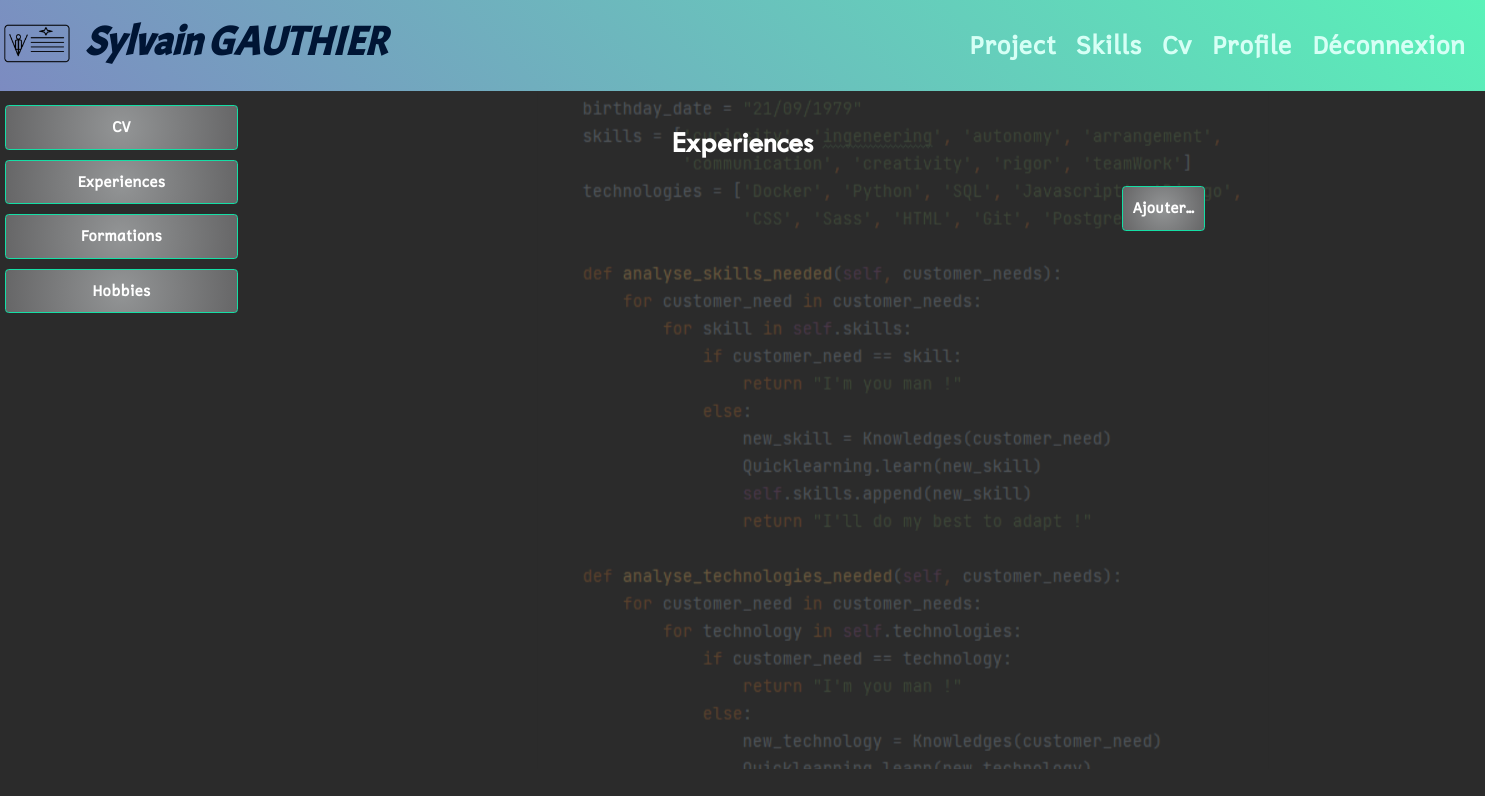
/cv/experience/ (signed in), run on an earlier commit of the app's database.
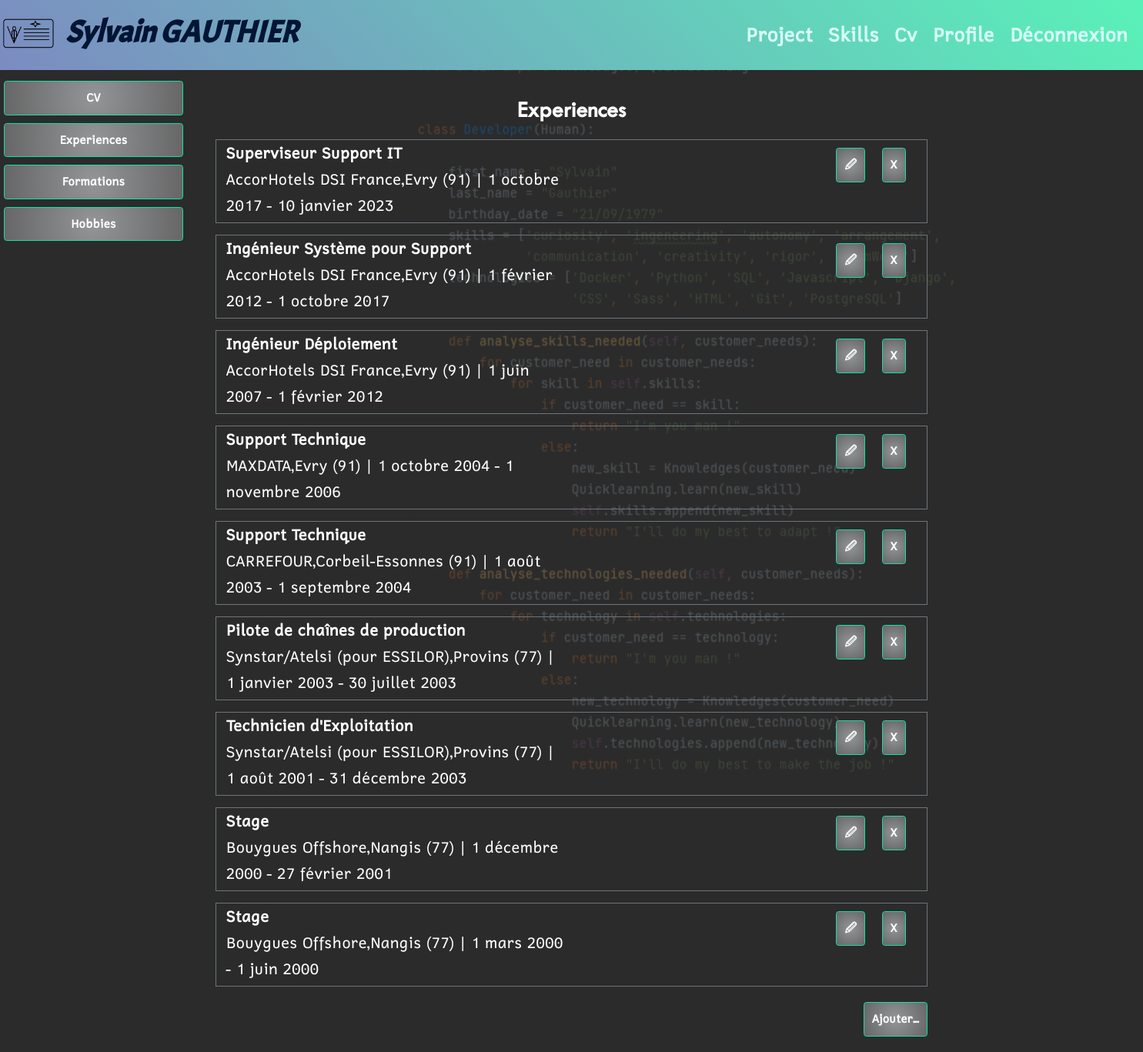
And on a later commit of the database.
### users/models/customuser.py (models this page shows, shortened)
class CustomUser(AbstractUser):
    first_name = models.CharField(
        max_length=25,
        verbose_name='First name',
        blank=True
    )
    last_name = models.CharField(
        max_length=25,
        verbose_name='Last name'
    )
    email = models.EmailField(
        max_length=100,
        verbose_name='Email',
        unique=True
    )
    phone_number_regex = RegexValidator(
        regex='(0|\\+33|0033)[1-9][0-9]{8}'
    )
    phone = models.CharField(
        max_length=20,
        verbose_name='Phone',
        blank=True,
        validators=[phone_number_regex]
    )
    mobile = models.CharField(
        max_length=20,
        verbose_name='Mobile',
        blank=True,
        validators=[phone_number_regex]
    )
    birth_date = models.DateField(
        blank=True,
        null=True
    )
    number = models.PositiveIntegerField(
        validators=[MaxValueValidator(9999)],
        blank=True,
        null=True,
        verbose_name='Street number'
    )
    street = models.CharField(
        max_length=100,
        blank=True,
        null=True,
        verbose_name='Street name'
    )
    city = models.CharField(
        max_length=64,
        blank=True,
        null=True,
        verbose_name='City'
    )
    state = models.CharField(
        max_length=2,
        validators=[MinLengthValidator(2)],
        blank=True,
        null=True,
        verbose_name='State'
    )
    zip_code = models.PositiveIntegerField(
        validators=[MaxValueValidator(99999)],
        blank=True,
        null=True,
        verbose_name='Zip code'
    )
    country = CountryField(
        blank_label="(select country)",
        blank=True,
        null=True,
        verbose_name='Country'
    )
    linkedin_url = models.URLField(
        max_length=200,
        blank=True,
        null=True
    )
    profile_photo = models.ImageField(
        verbose_name='photo de profile',
        default='default_profile.png'
    )
    guest_access_code = models.CharField(
        max_length=20,
        blank=True,
        null=True,
        verbose_name='Guest Access Code'
    )
    guest_access_code_set_at = models.DateTimeField(
        blank=True,
        null=True,
        verbose_name='Guest Access Code Set At'
    )
    IMAGE_MAX_SIZE = (215, 215)

### cv/models/experience.py (models this page shows, shortened)
class Experience(models.Model):
    title = models.CharField(
        verbose_name='title',
        max_length=100,
        blank=False,
        null=False
    )
    company_name = models.CharField(
        verbose_name='Company name',
        max_length=100,
        blank=False,
        null=False
    )
    location = models.CharField(
        verbose_name='company location',
        max_length=100,
        blank=False,
        null=False
    )
    date_started = models.DateField(
        verbose_name='date started',
        null=False,
        blank=False
    )
    date_end = models.DateField(
        verbose_name='date end',
        blank=True,
        null=True
    )
    tasks = models.TextField(
        max_length=255,
        verbose_name='tasks',
        blank=True,
        null=True
    )
    user = models.ForeignKey(settings.AUTH_USER_MODEL,
                             null=True,
                             on_delete=models.CASCADE)

### cv/views/experience_views.py (the view)
# urls.py: path('', cv_views.index, name='cv_home'),
@login_required
def index(request):
    experiences = Experience.objects.filter(
        Q(user=request.user)
    )
    return render(request,
                  'cv/experiences_index.html',
                  context={'experiences': experiences}
                  )

### cv/templates/cv/experiences_index.html
{% extends 'index.html' %}
{% block sidebar %}
    {% include 'cv/partials/cv_menu_snippet.html' %}
{% endblock sidebar %}
{% block content %}
    <div class="text-center">
        <h2>Experiences</h2>
    </div>
    {% for instance in experiences %}
        <div class="ticket border border-secondary m-4 p-2 row">
            <div class="align-self-center col-sm-6">
                {% include 'cv/partials/experience_minus_snippet.html' with experience=instance %}
            </div>
            <div class="text-end col-sm-6">
                <a class="btn btn-secondary mt-2 mb-2 me-4" href="{% url 'cv:edit_experience' instance.id %}">
                    🖉
                </a>
                <a class="btn btn-secondary mt-2 mb-2 me-4" href="{% url 'cv:delete_experience' instance.id %}">
                    X
                </a>
            </div>
        </div>
    {% endfor %}
    <div class="text-end">
        <a class="btn btn-secondary mt-2 mb-2 me-4" href="{% url 'cv:create_experience' %}">
            Ajouter...
        </a>
    </div>
{% endblock content %}

### templates/index.html (shortened to what this page needs)
<!DOCTYPE html>
{% load static %}
<html lang="fr">
<head>
    <link rel="stylesheet" href="{% static 'css/bootstrap.css' %}">
    <link rel="stylesheet" href="{% static 'css/style.css' %}">
    <link rel="stylesheet" type="text/css" href="{% static 'css/cv_printing.css' %}" media="print">
</head>
<body>
    <header class="fixed-content">
        <nav class="navbar navbar-expand-sm">
            <a class="navbar-brand" href="{% url 'index' %}">
                <img src="{% static 'img/VcardOline_logo.png' %}">
            </a>
        {% if user.is_authenticated %}
                <h1 class="header__logo">
                    {{ user.first_name }} {{ user.last_name }}
                </h1>
        {% elif access_code %}
                 <h1 class="header__logo">
                    {{ inviter.first_name }} {{ inviter.last_name }}
                 </h1>
        {% else %}
                <h1 class="header__logo">
                    VCard Online
                </h1>
        {% endif %}
            <div class="collapse navbar-collapse" id="navbarSupportedContent">
                <ul class="navbar-nav ms-auto mx-4">
                {% if user.is_authenticated %}
                    <li class="nav-item nav__link"> <a class="nav-link" href="{% url 'project:project_home' %}">Project</a> </li>
                    <li class="nav-item nav__link"> <a class="nav-link" href="{% url 'skill:skill_home' %}">Skills</a> </li>
                    <li class="nav-item nav__link"> <a class="nav-link" href="{% url 'cv:cv_home' %}">Cv</a> </li>
                    <li class="nav-item nav__link"> <a class="nav-link" href="{% url 'users:profile_home' %}">Profile</a> </li>
                    <li class="nav-item nav__link"> <a class="nav-link" href="{% url 'users:logout' %}">Déconnexion</a> </li>
                {% else %}
                    <li class="nav-item nav__link"> <a class="nav-link" href="{% url 'access_code' %}">enter ID</a> </li>
                    <li class="nav-item nav__link"> <a class="nav-link" href="{% url 'users:login' %}">login</a> </li>
                    <li class="nav-item nav__link"> <a class="nav-link" href="{% url 'users:signup' %}">signup</a> </li>
                {% endif %}
                </ul>
            </div>
        </nav>
    </header>
    <div class="background-image kenburns-bottom-left"></div>
    <div class="mainscreen row">
        {% if user.is_authenticated or access_code %}
            <div class="sidebar col-sm-2">
                {% block sidebar %}{% endblock sidebar %}
            </div>
            <div class="display col-sm-8">
        {% else %}
            <div class="display col-12">
        {% endif %}
            <section class="container">
                {% block content %}{% endblock content %}
            </section>
        </div>
    </div>
</body>
</html>

### cv/templates/cv/partials/cv_menu_snippet.html
<ul class="nav flex-sm-column">
    <li class="nav-item ">
        <a class="btn btn--full-width  btn-secondary" href="{% url 'cv:cv_home' %}">
            CV
        </a>
    </li>
    <li class="nav-item">
        <a class="btn btn--full-width  btn-secondary" href="{% url 'cv:experience_home' %}">
            Experiences
        </a>
    </li>
    <li class="nav-item">
        <a class="btn btn--full-width  btn-secondary" href="{% url 'cv:formation_home' %}">
            Formations
        </a>
    </li>
    <li class="nav-item">
        <a class="btn btn--full-width  btn-secondary" href="{% url 'cv:hobbies_home' %}">
            Hobbies
        </a>
    </li>
</ul>

### cv/templates/cv/partials/experience_minus_snippet.html
<div class="intitulé">
    <h3>{{experience.title}}</h3>
</div>
<div class="company_time_info">
    <strong>{{experience.company_name}},{{experience.location}}</strong> | {{experience.date_started}} - {{experience.date_end}}
</div>

### static/css/style.css (style rules this page uses)
.kenburns-bottom-left { -webkit-animation: kenburns-bottom-left 5s ease-out both; animation: kenburns-bottom-left 5s ease-out both; }
*, *::after, *::before { margin: 0; padding: 0; box-sizing: inherit; }
html { font-size: 62.5%; }
body { box-sizing: border-box; background: #2b2b2b; }
h1 { font-family: "acmeregular", sans-serif; font-weight: 900; font-size: 5rem; font-style: italic; }
h2 { font-family: "fontscorecomttwcenmt", sans-serif; font-weight: 900; font-size: 3rem; margin-bottom: 2rem; }
h3 { font-weight: 900; font-size: 2rem; }
.fixed-content { top: 0; position: fixed; }
.background-image { position: absolute; background-image: url("../img/background_sga.png"); background-size: auto auto; background-position: center; background-repeat: no-repeat; width: 100%; height: 80%; opacity: 0.3; z-index: -1; }
body { font-family: "cadmanregular", sans-serif; color: black; font-size: 2rem; font-weight: 300; line-height: 1.7; }
header { width: 100%; height: auto; z-index: 3; }
header img { width: 75px; height: 75px; }
.header__logo { font-size: 4rem; color: #001534; }
.navbar { background: rgb(124, 139, 193); background: linear-gradient(45deg, rgb(124, 139, 193) 0%, rgb(89, 242, 184) 100%); }
.nav__link { display: inline; font-size: 2.5rem; margin-left: 1rem; }
.nav__link a { text-decoration: none; color: #D6FFF5; font-weight: 900; }
.container { margin-top: auto; padding: 1.5rem 1.5rem 1.5rem 1.5rem; border: none; }
.btn { padding: 1rem; border: 0.1rem solid #15DEA5; color: #fff; font-size: 15px; font-weight: 900; background: #2b2b2b; background: radial-gradient(circle, rgb(147, 149, 150) 0%, rgb(102, 102, 103) 100%); cursor: pointer; transition: color 1s, background 1s; }
.btn--full-width { width: 100%; margin: 5px; }
.mainscreen { color: #fff; margin-top: 110px; }
.display { margin: auto; }
.sidebar { background: #2b2b2b; justify-content: center; top: 10rem; position: fixed; z-index: 2; }

### static/css/cv_printing.css (style rules this page uses)
@media all { header, header__logo, header img, nav, button, .quote, footer { display: none; } }
@media all { html { font-size: 40%; } }
@media all { body { box-sizing: border-box; background: none; } }
@media all { h1 { font-family: "acmeregular", sans-serif; font-weight: 900; font-size: 16pt; font-style: italic; } }
@media all { h2 { font-family: "fontscorecomttwcenmt", sans-serif; font-weight: 900; font-size: 14pt; margin-bottom: 5pt; } }
@media all { h3 { font-weight: 900; font-size: 10pt; } }
@media all { .container { border: none; } }

What changed in the data, as far as the page shows it:
added Experience: title "Superviseur Support IT", company_name "AccorHotels DSI France", location "Evry (91)", date_started "1 octobre 2017", date_end "10 janvier 2023"
added Experience: title "Ingénieur Système pour Support", company_name "AccorHotels DSI France", location "Evry (91)", date_started "1 février 2012", date_end "1 octobre 2017"
added Experience: title "Ingénieur Déploiement", company_name "AccorHotels DSI France", location "Evry (91)", date_started "1 juin 2007", date_end "1 février 2012"
added Experience: title "Support Technique", company_name "MAXDATA", location "Evry (91)", date_started "1 octobre 2004", date_end "1 novembre 2006"
added Experience: title "Support Technique", company_name "CARREFOUR", location "Corbeil-Essonnes (91)", date_started "1 août 2003", date_end "1 septembre 2004"
added Experience: title "Pilote de chaînes de production", company_name "Synstar/Atelsi (pour ESSILOR)", location "Provins (77)", date_started "1 janvier 2003", date_end "30 juillet 2003"
added Experience: title "Technicien d'Exploitation", company_name "Synstar/Atelsi (pour ESSILOR)", location "Provins (77)", date_started "1 août 2001", date_end "31 décembre 2003"
added Experience: title "Stage", company_name "Bouygues Offshore", location "Nangis (77)", date_started "1 décembre 2000", date_end "27 février 2001"
added Experience: title "Stage", company_name "Bouygues Offshore", location "Nangis (77)", date_started "1 mars 2000", date_end "1 juin 2000"
